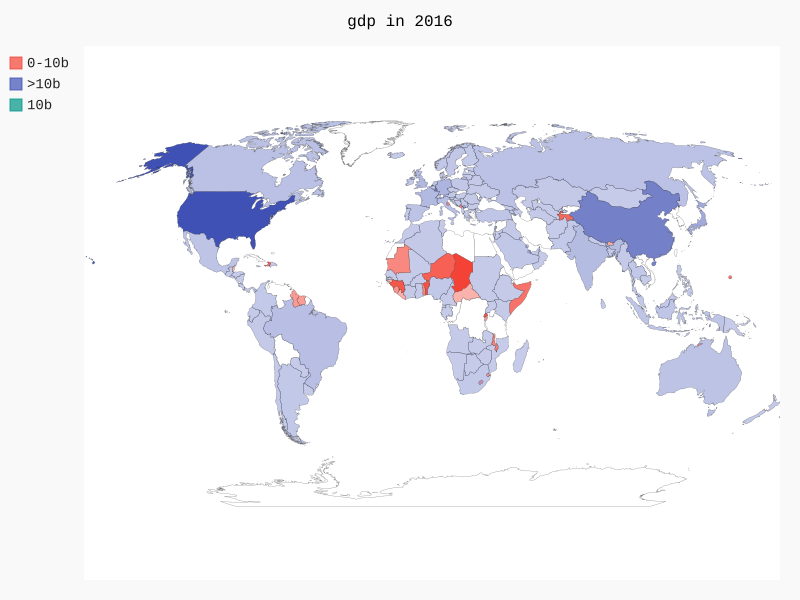

This chart was generated by the following Python code:
import json
import pygal
from pygal.style import LightColorizedStyle, RotateStyle
from country_codes import get_country_code

filename = 'gdp_json.json'
with open(filename) as f:
    gdp_data = json.load(f)

gdp_countries = {};
for pop_gdp in gdp_data:
    if(pop_gdp['Year'] == 2016):
        try:
            c_name = pop_gdp['Country Name']
            c_code = get_country_code(c_name)
            c_gdp = int(float(pop_gdp['Value']))
        except:
            print('couldn\'t find')
        else:
            if(c_code):
                gdp_countries[c_code] = c_gdp
            else:
                print('no code')

gdp_1, gdp_2, gdp_3 = {}, {}, {}
temp = []
for cc, gdp in gdp_countries.items():
    temp.append(gdp)
    if(gdp > 10000000000):
        gdp_1[cc] = gdp
    elif(gdp < 10000000000):
        gdp_2[cc] = gdp
    else:
        gdp_3[cc] = gdp
print(min(temp))
wm = pygal.maps.world.World()
wm.title = ('gdp in 2016')
wm.add('0-10b', gdp_2)
wm.add('>10b', gdp_1)
wm.add('10b', gdp_3)
wm.render_to_file('world_gdp.svg')
